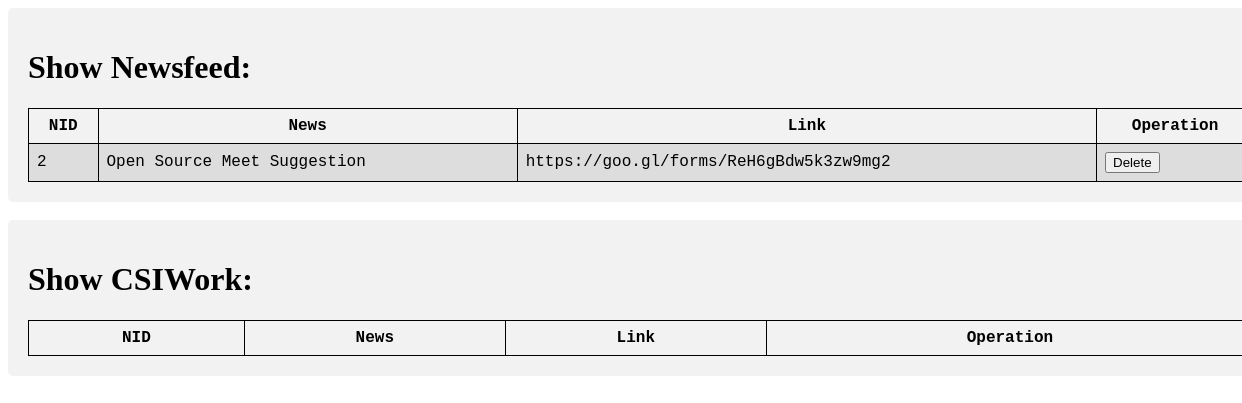
The page /show.php on the database its author committed.
### tables this page shows
CREATE TABLE `newsfeed` (
  `name` varchar(200) DEFAULT NULL,
  `date` varchar(10) DEFAULT NULL,
  `link` varchar(1000) DEFAULT NULL,
  `nid` int(11) NOT NULL AUTO_INCREMENT,
  PRIMARY KEY (`nid`)
);

### show.php (the view, shortened to what this page needs)
<!DOCTYPE html>
<html>
<head>
</head>
<body>
<div class="division">
<h1>Show Newsfeed:</h1>
<table>
<tr>
	<th>NID</th>
	<th>News</th>
	<th>Link</th>
	<th>Operation</th>
</tr>
<?php
   include "database.php";
   $sql = 'select nid,name,link from newsfeed';
   $retval = mysql_query( $sql, $conn );
   while($row = mysql_fetch_assoc($retval))
   {
  	echo "<tr>";
  	echo "<td>" . $row['nid'] . "</td>";
  	echo "<td>" . $row['name'] . "</td>";
  	echo "<td>" . $row['link'] . "</td>";
  	echo "<td><form action='' method='post'><button class='buttonT' type='submit'>Delete</button></form></td>";
  	echo "</tr>";
   }
?>
	  </table>
</div><br>
<div class="division">
<h1>Show CSIWork:</h1>
<table>
<tr>
	<th>NID</th>
	<th>News</th>
	<th>Link</th>
	<th>Operation</th>
</tr>
</div>
</body>
</html>

### show.php (style rules this page uses)
.division { border-radius: 5px; background-color: #f2f2f2; padding: 20px; width: 100%; margin-left: auto; margin-right: auto; }
table { font-family: "Courier New",sans-serif; border-collapse: collapse; width: 100%; }
td, th { border: 1px solid #000000; text-align: left; padding: 8px; }
th { text-align: center; }
tr:nth-child(even) { background-color: #dddddd; }

### rows shown on the page
newsfeed: nid "2", name "Open Source Meet Suggestion", link "https://goo.gl/forms/ReH6gBdw5k3zw9mg2"
